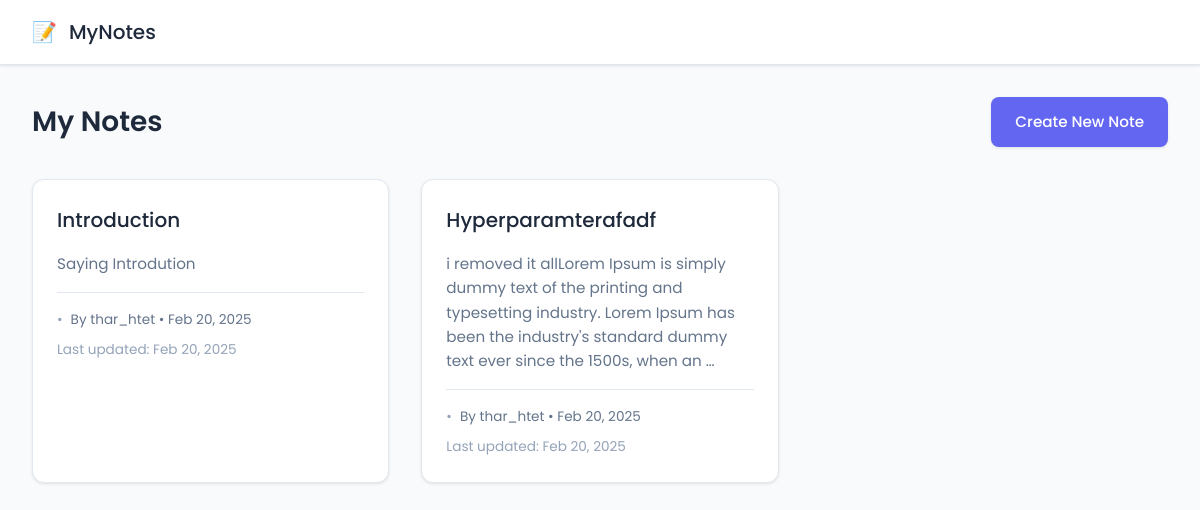
The app's page /, older data.
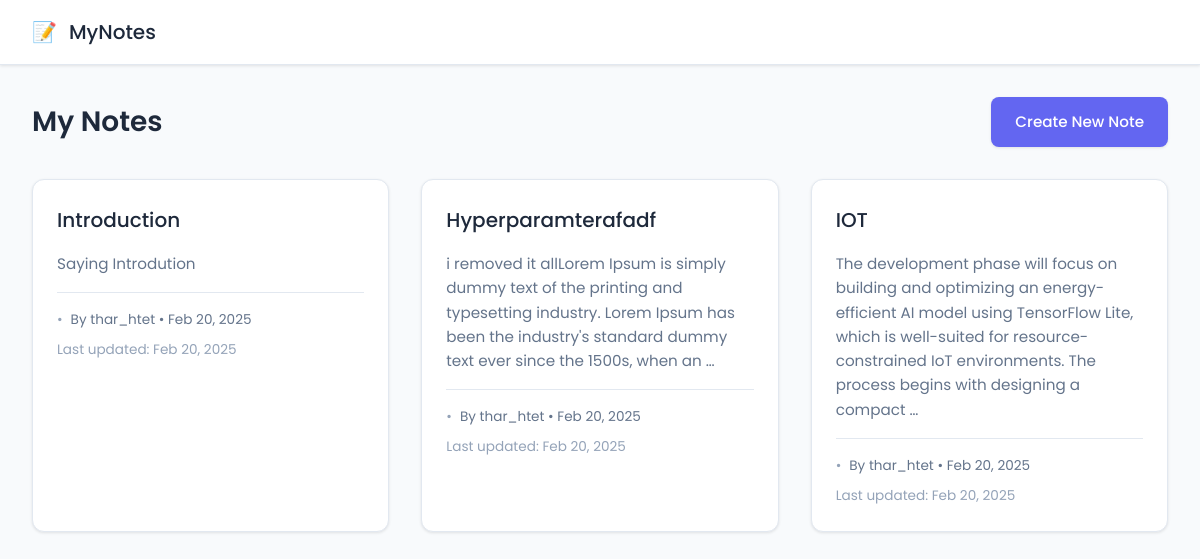
The same page, newer data.
### base/models.py (models this page shows, shortened)
class Note(models.Model):
    title = models.CharField(max_length=200)
    content = models.TextField()
    created_at = models.DateTimeField(auto_now_add=True)
    updated_at = models.DateTimeField(auto_now=True)
    author = models.ForeignKey(User, on_delete=models.CASCADE)

### base/views.py (the view)
# urls.py: path('', views.home, name='home'),
def home(request):
    try:
        notes = Note.objects.all()
        context = {'notes': notes}
        return render(request, 'base/home.html', context)
    except Exception as e:
        return JsonResponse(
            {'error': str(e)},
            status=HTTP_500_INTERNAL_SERVER_ERROR
        )

### base/templates/base/home.html (shortened to what this page needs)
{% extends 'base/main.html' %}
{% block content %}
<div class="header">
    <h2>My Notes</h2>
    <a href="{% url 'create-note' %}" class="btn btn-primary">Create New Note</a>
</div>
<div class="notes-grid">
    {% for note in notes %}
    <div class="note-card" onclick="openModal('{{ note.id }}')">
        <h3 class="note-title">{{ note.title }}</h3>
        <div class="note-content">
            {{ note.content|truncatewords:30 }}
        </div>
        <div class="note-meta">
            <div class="author-info">
                By {{ note.author }} • {{ note.created_at|date:"M d, Y" }}
            </div>
            <div class="update-info">
                Last updated: {{ note.updated_at|date:"M d, Y" }}
            </div>
        </div>
    </div>
    {% empty %}
    <div class="note-card">
        <p>No notes found. Create your first note!</p>
    </div>
    {% endfor %}
</div>
{% endblock %}

Row changes from the older to the newer data that the page shows:
added Note: title "IOT", content "The development phase will focus on building and optimizing an energy-efficient AI model using TensorFlow Lite, which is well-suited for resource-constrained IoT environments. The process begins with designing a compact …", author "thar_htet", created_at "Feb 20, 2025", updated_at "Feb 20, 2025"
